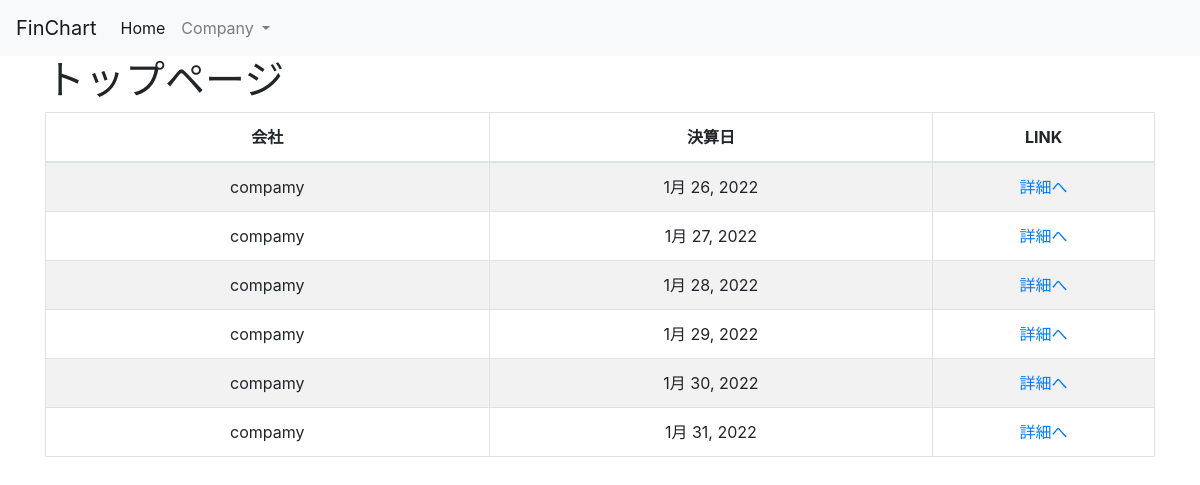
The page / on the database its author committed.
### finchart/models.py (models this page shows, shortened)
class Fstatement(models.Model):
    company = models.ForeignKey(Company, on_delete=models.PROTECT)
    fiscal_year = models.DateField("決算日")
    bs_current_assets = models.IntegerField("流動資産（百万円）", default=0)
    bs_fixed_assets = models.IntegerField("固定資産（百万円）", default=0)
    bs_deferred_assets = models.IntegerField("繰延資産（百万円）", default=0)
    bs_current_liabilities = models.IntegerField("流動負債（百万円）", default=0)
    bs_fixed_liabilities = models.IntegerField("固定負債（百万円）", default=0)
    bs_net_assets = models.IntegerField("純資産（百万円）", default=0)
    pl_gross_sales = models.IntegerField("総売上（百万円）", default=0)
    pl_gross_profit = models.IntegerField("売上総利益（百万円）", default=0)
    pl_operating_profit = models.IntegerField("営業利益（百万円）", default=0)
    pl_ordinary_income = models.IntegerField("経常利益（百万円）", default=0)
    pl_income_before_tax = models.IntegerField("税引前当期純利益（百万円）", default=0)
    pl_net_income = models.IntegerField("当期純利益（百万円）", default=0)
    cf_operating = models.IntegerField("営業ＣＦ（百万円）", default=0)
    cf_investment = models.IntegerField("投資ＣＦ（百万円）", default=0)
    cf_finance = models.IntegerField("財務ＣＦ（百万円）", default=0)

class Company(models.Model):
    name = models.CharField("会社名", max_length=30, blank=False)
    def __str__(self):
        return str(self.name)

### finchart/views.py (the view)
# urls.py: path('', views.IndexView.as_view(), name='index'),
class IndexView(TemplateView):
    template_name = 'finchart/index.html'
    def get_context_data(self, **kwargs):
        fstatement_list = Fstatement.objects.all().order_by('company')
        params = {
            'fstatement_list': fstatement_list,
        }
        return params

### finchart/context_processors.py (called while the page is built)
def company_list(request):
    company_list = Company.objects.all()
    params = {
        'company_list': company_list,
    }
    return params

### templates/finchart/index.html (shortened to what this page needs)
{% extends 'finchart/base.html' %}
{% block content %}
<h1>トップページ</h1>
<table id="fstatement_list" width="100%" class="table table-striped table-bordered table-hover">
    <thead>
        <tr>
            <th class="text-center" width="40%">会社</th>
            <th class="text-center" width="40%">決算日</th>
            <th class="text-center">LINK</th>
        </tr>
    </thead>
    <tbody>
        {% for item in fstatement_list %}
        <tr class="odd gradeX text-center">
            <td class="text-center">{{ item.company}}</td>
            <td class="text-center">{{ item.fiscal_year }}</td>
            <td><a href="{% url 'finchart:fstatement' item.pk %}">詳細へ</a></td>
        </tr>
        {% endfor %}
    </tbody>
</table>
{% endblock %}

### templates/finchart/base.html (shortened to what this page needs)
{% load static %}
<!doctype html>
<html>
    <head>
        <link rel="stylesheet" href="https://stackpath.bootstrapcdn.com/bootstrap/4.3.1/css/bootstrap.min.css">
        <link rel="stylesheet" href="https://cdn.datatables.net/t/bs-3.3.6/jqc-1.12.0,dt-1.10.11/datatables.min.css"/>
        <link rel="stylesheet" href="{% static 'css/custom.css' %}">
    </head>
    <body>
        <nav class="navbar navbar-expand-lg navbar-light bg-light">
            <a class="navbar-brand" href="">FinChart</a>
            <div class="collapse navbar-collapse" id="navbarNav">
                <ul class="navbar-nav">
                    <li class="nav-item active">
                        <a class="nav-link" href="{% url 'finchart:index' %}">Home</a>
                    </li>
                    <li class="nav-item dropdown">
                        <a class="nav-link dropdown-toggle" href="#" id="navbarDropdownMenuLink" role="button" data-toggle="dropdown" aria-haspopup="true" aria-expanded="false">
                            Company
                        </a>
                    </li>
                </ul>
            </div>
        </nav>
        <main>
            <div class="container">
            {% block content %}
            {% endblock %}
            </div>
        </main>
    </body>
</html>

### rows shown on the page
Fstatement: company "compamy", fiscal_year "1月 26, 2022"
Fstatement: company "compamy", fiscal_year "1月 27, 2022"
Fstatement: company "compamy", fiscal_year "1月 28, 2022"
Fstatement: company "compamy", fiscal_year "1月 29, 2022"
Fstatement: company "compamy", fiscal_year "1月 30, 2022"
Fstatement: company "compamy", fiscal_year "1月 31, 2022"
